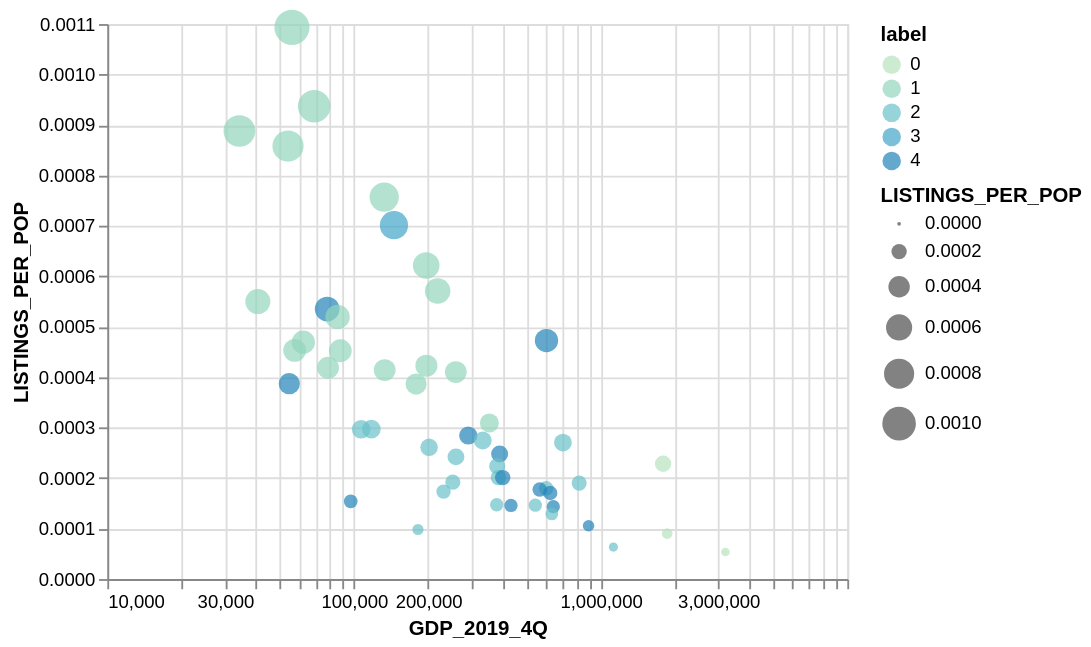

The Vega-Lite source for this figure:
### Vega-Lite specification from a JSON file in a GitHub repository (floating-point values rounded to 4 significant figures)
{"config": {"view": {"continuousWidth": 400, "continuousHeight": 300}}, "data": {"name": "data-5881c60b0b3ca8acecbd22a5e058426a"}, "mark": "circle", "encoding": {"color": {"type": "nominal", "field": "label", "scale": {"scheme": "greenblue"}}, "size": {"type": "quantitative", "field": "LISTINGS_PER_POP"}, "x": {"type": "quantitative", "field": "GDP_2019_4Q", "scale": {"type": "log"}}, "y": {"type": "quantitative", "field": "LISTINGS_PER_POP", "scale": {"zero": false}}}, "$schema": "https://vega.github.io/schema/vega-lite/v4.8.1.json", "datasets": {"data-5881c60b0b3ca8acecbd22a5e058426a": [{"NAME": "CONNECTICUT", "GDP_2019_4Q": 290703, "NPS_count": 1019, "LISTINGS_PER_POP": 0.0002845, "POPULATION": 3581504, "white_per": 78.92, "unemployed_per": 4.305, "edu_WithDegree_per": 43.97, "BelowPoverty_per": 8.529, "Above150_inc_per": 23.24, "label": 4}, {"NAME": "MAINE", "GDP_2019_4Q": 68985, "NPS_count": 1249, "LISTINGS_PER_POP": 0.0009371, "POPULATION": 1332813, "white_per": 96.56, "unemployed_per": 2.903, "edu_WithDegree_per": 38.22, "BelowPoverty_per": 11.43, "Above150_inc_per": 8.822, "label": 1}, {"NAME": "MASSACHUSETTS", "GDP_2019_4Q": 603210, "NPS_count": 3229, "LISTINGS_PER_POP": 0.0004728, "POPULATION": 6830193, "white_per": 81.25, "unemployed_per": 3.62, "edu_WithDegree_per": 47.59, "BelowPoverty_per": 9.106, "Above150_inc_per": 22.88, "label": 4}, {"NAME": "NEW HAMPSHIRE", "GDP_2019_4Q": 88015, "NPS_count": 608, "LISTINGS_PER_POP": 0.0004525, "POPULATION": 1343622, "white_per": 94.97, "unemployed_per": 2.726, "edu_WithDegree_per": 42.99, "BelowPoverty_per": 7.092, "Above150_inc_per": 17.0, "label": 1}, {"NAME": "RHODE ISLAND", "GDP_2019_4Q": 62335, "NPS_count": 496, "LISTINGS_PER_POP": 0.0004694, "POPULATION": 1056611, "white_per": 83.23, "unemployed_per": 3.948, "edu_WithDegree_per": 39.19, "BelowPoverty_per": 11.03, "Above150_inc_per": 14.99, "label": 1}, {"NAME": "VERMONT", "GDP_2019_4Q": 34320, "NPS_count": 555, "LISTINGS_PER_POP": 0.000888, "POPULATION": 624977, "white_per": 96.15, "unemployed_per": 2.66, "edu_WithDegree_per": 41.82, "BelowPoverty_per": 10.38, "Above150_inc_per": 10.15, "label": 1}, {"NAME": "DELAWARE", "GDP_2019_4Q": 77879, "NPS_count": 508, "LISTINGS_PER_POP": 0.000535, "POPULATION": 949495, "white_per": 71.25, "unemployed_per": 3.702, "edu_WithDegree_per": 36.36, "BelowPoverty_per": 9.93, "Above150_inc_per": 14.84, "label": 4}, {"NAME": "DISTRICT OF COLUMBIA", "GDP_2019_4Q": 145278, "NPS_count": 480, "LISTINGS_PER_POP": 0.0007012, "POPULATION": 684498, "white_per": 43.25, "unemployed_per": 5.124, "edu_WithDegree_per": 56.2, "BelowPoverty_per": 14.89, "Above150_inc_per": 43.21, "label": 3}, {"NAME": "MARYLAND", "GDP_2019_4Q": 432998, "NPS_count": 876, "LISTINGS_PER_POP": 0.0001459, "POPULATION": 6003435, "white_per": 58.85, "unemployed_per": 3.765, "edu_WithDegree_per": 43.77, "BelowPoverty_per": 8.175, "Above150_inc_per": 25.55, "label": 4}, {"NAME": "NEW JERSEY", "GDP_2019_4Q": 642968, "NPS_count": 1274, "LISTINGS_PER_POP": 0.0001434, "POPULATION": 8881845, "white_per": 69.95, "unemployed_per": 3.992, "edu_WithDegree_per": 43.59, "BelowPoverty_per": 8.146, "Above150_inc_per": 24.69, "label": 4}, {"NAME": "NEW YORK", "GDP_2019_4Q": 1791567, "NPS_count": 4481, "LISTINGS_PER_POP": 0.0002284, "POPULATION": 19618453, "white_per": 66.13, "unemployed_per": 3.778, "edu_WithDegree_per": 43.54, "BelowPoverty_per": 12.0, "Above150_inc_per": 19.97, "label": 0}, {"NAME": "PENNSYLVANIA", "GDP_2019_4Q": 818449, "NPS_count": 2432, "LISTINGS_PER_POP": 0.0001901, "POPULATION": 12791181, "white_per": 82.94, "unemployed_per": 3.64, "edu_WithDegree_per": 36.37, "BelowPoverty_per": 10.95, "Above150_inc_per": 12.76, "label": 2}, {"NAME": "ILLINOIS", "GDP_2019_4Q": 893356, "NPS_count": 1355, "LISTINGS_PER_POP": 0.0001057, "POPULATION": 12821497, "white_per": 73.81, "unemployed_per": 4.271, "edu_WithDegree_per": 40.24, "BelowPoverty_per": 10.98, "Above150_inc_per": 16.18, "label": 4}, {"NAME": "INDIANA", "GDP_2019_4Q": 384872, "NPS_count": 1336, "LISTINGS_PER_POP": 0.0002013, "POPULATION": 6637426, "white_per": 85.83, "unemployed_per": 3.451, "edu_WithDegree_per": 31.9, "BelowPoverty_per": 11.82, "Above150_inc_per": 8.765, "label": 2}, {"NAME": "MICHIGAN", "GDP_2019_4Q": 543489, "NPS_count": 1458, "LISTINGS_PER_POP": 0.0001464, "POPULATION": 9957488, "white_per": 81.08, "unemployed_per": 3.999, "edu_WithDegree_per": 34.83, "BelowPoverty_per": 12.98, "Above150_inc_per": 10.82, "label": 2}, {"NAME": "OHIO", "GDP_2019_4Q": 703369, "NPS_count": 3150, "LISTINGS_PER_POP": 0.0002706, "POPULATION": 11641879, "white_per": 84.07, "unemployed_per": 3.678, "edu_WithDegree_per": 33.43, "BelowPoverty_per": 12.45, "Above150_inc_per": 10.22, "label": 2}, {"NAME": "WISCONSIN", "GDP_2019_4Q": 353935, "NPS_count": 1788, "LISTINGS_PER_POP": 0.0003094, "POPULATION": 5778394, "white_per": 87.75, "unemployed_per": 2.69, "edu_WithDegree_per": 37.57, "BelowPoverty_per": 10.4, "Above150_inc_per": 10.13, "label": 1}, {"NAME": "IOWA", "GDP_2019_4Q": 196247, "NPS_count": 1947, "LISTINGS_PER_POP": 0.0006215, "POPULATION": 3132499, "white_per": 92.22, "unemployed_per": 2.625, "edu_WithDegree_per": 37.22, "BelowPoverty_per": 10.37, "Above150_inc_per": 9.401, "label": 1}, {"NAME": "KANSAS", "GDP_2019_4Q": 178605, "NPS_count": 1124, "LISTINGS_PER_POP": 0.0003864, "POPULATION": 2908776, "white_per": 87.78, "unemployed_per": 2.862, "edu_WithDegree_per": 38.9, "BelowPoverty_per": 10.69, "Above150_inc_per": 10.67, "label": 1}, {"NAME": "MINNESOTA", "GDP_2019_4Q": 389504, "NPS_count": 1370, "LISTINGS_PER_POP": 0.0002479, "POPULATION": 5527358, "white_per": 85.92, "unemployed_per": 2.722, "edu_WithDegree_per": 44.19, "BelowPoverty_per": 8.739, "Above150_inc_per": 15.04, "label": 4}, {"NAME": "MISSOURI", "GDP_2019_4Q": 332660, "NPS_count": 1672, "LISTINGS_PER_POP": 0.0002745, "POPULATION": 6090062, "white_per": 84.58, "unemployed_per": 3.206, "edu_WithDegree_per": 33.8, "BelowPoverty_per": 12.31, "Above150_inc_per": 9.723, "label": 2}, {"NAME": "NEBRASKA", "GDP_2019_4Q": 133201, "NPS_count": 789, "LISTINGS_PER_POP": 0.0004142, "POPULATION": 1904760, "white_per": 89.77, "unemployed_per": 2.464, "edu_WithDegree_per": 39.5, "BelowPoverty_per": 9.781, "Above150_inc_per": 10.08, "label": 1}, {"NAME": "NORTH DAKOTA", "GDP_2019_4Q": 57472, "NPS_count": 341, "LISTINGS_PER_POP": 0.0004533, "POPULATION": 752201, "white_per": 89.37, "unemployed_per": 1.962, "edu_WithDegree_per": 39.64, "BelowPoverty_per": 10.12, "Above150_inc_per": 12.05, "label": 1}, {"NAME": "SOUTH DAKOTA", "GDP_2019_4Q": 56052, "NPS_count": 945, "LISTINGS_PER_POP": 0.001093, "POPULATION": 864289, "white_per": 86.99, "unemployed_per": 2.413, "edu_WithDegree_per": 37.26, "BelowPoverty_per": 11.89, "Above150_inc_per": 8.702, "label": 1}, {"NAME": "ALABAMA", "GDP_2019_4Q": 230750, "NPS_count": 843, "LISTINGS_PER_POP": 0.0001733, "POPULATION": 4864680, "white_per": 69.85, "unemployed_per": 3.797, "edu_WithDegree_per": 30.73, "BelowPoverty_per": 14.93, "Above150_inc_per": 9.751, "label": 2}, {"NAME": "ARKANSAS", "GDP_2019_4Q": 132596, "NPS_count": 2264, "LISTINGS_PER_POP": 0.000757, "POPULATION": 2990671, "white_per": 79.31, "unemployed_per": 3.205, "edu_WithDegree_per": 27.76, "BelowPoverty_per": 15.03, "Above150_inc_per": 7.64, "label": 1}, {"NAME": "FLORIDA", "GDP_2019_4Q": 1126510, "NPS_count": 1307, "LISTINGS_PER_POP": 6.345e-05, "POPULATION": 20598139, "white_per": 77.63, "unemployed_per": 3.679, "edu_WithDegree_per": 37.74, "BelowPoverty_per": 12.08, "Above150_inc_per": 11.27, "label": 2}, {"NAME": "GEORGIA", "GDP_2019_4Q": 634138, "NPS_count": 1327, "LISTINGS_PER_POP": 0.0001289, "POPULATION": 10297484, "white_per": 61.04, "unemployed_per": 3.995, "edu_WithDegree_per": 35.56, "BelowPoverty_per": 13.3, "Above150_inc_per": 14.08, "label": 2}, {"NAME": "KENTUCKY", "GDP_2019_4Q": 218426, "NPS_count": 2535, "LISTINGS_PER_POP": 0.0005709, "POPULATION": 4440204, "white_per": 89.17, "unemployed_per": 3.623, "edu_WithDegree_per": 29.46, "BelowPoverty_per": 15.71, "Above150_inc_per": 7.862, "label": 1}, {"NAME": "LOUISIANA", "GDP_2019_4Q": 259079, "NPS_count": 1129, "LISTINGS_PER_POP": 0.0002421, "POPULATION": 4663616, "white_per": 63.94, "unemployed_per": 4.074, "edu_WithDegree_per": 27.4, "BelowPoverty_per": 16.6, "Above150_inc_per": 11.79, "label": 2}, {"NAME": "MISSISSIPPI", "GDP_2019_4Q": 117642, "NPS_count": 888, "LISTINGS_PER_POP": 0.0002971, "POPULATION": 2988762, "white_per": 59.79, "unemployed_per": 4.682, "edu_WithDegree_per": 29.04, "BelowPoverty_per": 17.92, "Above150_inc_per": 8.422, "label": 2}, {"NAME": "NORTH CAROLINA", "GDP_2019_4Q": 601788, "NPS_count": 1826, "LISTINGS_PER_POP": 0.0001798, "POPULATION": 10155624, "white_per": 71.06, "unemployed_per": 3.848, "edu_WithDegree_per": 37.53, "BelowPoverty_per": 12.81, "Above150_inc_per": 11.36, "label": 2}, {"NAME": "SOUTH CAROLINA", "GDP_2019_4Q": 251665, "NPS_count": 952, "LISTINGS_PER_POP": 0.0001921, "POPULATION": 4955925, "white_per": 69.17, "unemployed_per": 3.845, "edu_WithDegree_per": 34.35, "BelowPoverty_per": 13.41, "Above150_inc_per": 10.47, "label": 2}, {"NAME": "TENNESSEE", "GDP_2019_4Q": 380823, "NPS_count": 1486, "LISTINGS_PER_POP": 0.0002234, "POPULATION": 6651089, "white_per": 79.62, "unemployed_per": 3.599, "edu_WithDegree_per": 31.56, "BelowPoverty_per": 13.63, "Above150_inc_per": 9.507, "label": 2}, {"NAME": "VIRGINIA", "GDP_2019_4Q": 566529, "NPS_count": 1492, "LISTINGS_PER_POP": 0.0001773, "POPULATION": 8413774, "white_per": 71.16, "unemployed_per": 3.222, "edu_WithDegree_per": 42.68, "BelowPoverty_per": 9.536, "Above150_inc_per": 20.06, "label": 4}, {"NAME": "WEST VIRGINIA", "GDP_2019_4Q": 78480, "NPS_count": 766, "LISTINGS_PER_POP": 0.0004188, "POPULATION": 1829054, "white_per": 94.83, "unemployed_per": 3.585, "edu_WithDegree_per": 25.48, "BelowPoverty_per": 15.98, "Above150_inc_per": 5.931, "label": 1}, {"NAME": "ARIZONA", "GDP_2019_4Q": 379019, "NPS_count": 1023, "LISTINGS_PER_POP": 0.0001473, "POPULATION": 6946685, "white_per": 80.34, "unemployed_per": 3.823, "edu_WithDegree_per": 35.81, "BelowPoverty_per": 12.6, "Above150_inc_per": 11.28, "label": 2}, {"NAME": "NEW MEXICO", "GDP_2019_4Q": 106914, "NPS_count": 621, "LISTINGS_PER_POP": 0.0002968, "POPULATION": 2092434, "white_per": 77.12, "unemployed_per": 4.129, "edu_WithDegree_per": 33.53, "BelowPoverty_per": 16.64, "Above150_inc_per": 8.847, "label": 2}, {"NAME": "OKLAHOMA", "GDP_2019_4Q": 201604, "NPS_count": 1023, "LISTINGS_PER_POP": 0.0002611, "POPULATION": 3918137, "white_per": 79.49, "unemployed_per": 3.235, "edu_WithDegree_per": 30.84, "BelowPoverty_per": 13.51, "Above150_inc_per": 9.278, "label": 2}, {"NAME": "TEXAS", "GDP_2019_4Q": 1861582, "NPS_count": 2514, "LISTINGS_PER_POP": 9.016e-05, "POPULATION": 27885195, "white_per": 76.56, "unemployed_per": 3.473, "edu_WithDegree_per": 35.13, "BelowPoverty_per": 11.51, "Above150_inc_per": 14.13, "label": 0}, {"NAME": "COLORADO", "GDP_2019_4Q": 400863, "NPS_count": 1112, "LISTINGS_PER_POP": 0.000201, "POPULATION": 5531141, "white_per": 87.35, "unemployed_per": 3.16, "edu_WithDegree_per": 46.14, "BelowPoverty_per": 9.544, "Above150_inc_per": 16.31, "label": 4}, {"NAME": "IDAHO", "GDP_2019_4Q": 85791, "NPS_count": 877, "LISTINGS_PER_POP": 0.0005196, "POPULATION": 1687809, "white_per": 93.07, "unemployed_per": 2.901, "edu_WithDegree_per": 34.14, "BelowPoverty_per": 12.3, "Above150_inc_per": 7.831, "label": 1}, {"NAME": "MONTANA", "GDP_2019_4Q": 54035, "NPS_count": 894, "LISTINGS_PER_POP": 0.0008582, "POPULATION": 1041732, "white_per": 91.53, "unemployed_per": 2.674, "edu_WithDegree_per": 36.8, "BelowPoverty_per": 12.83, "Above150_inc_per": 8.61, "label": 1}, {"NAME": "UTAH", "GDP_2019_4Q": 196639, "NPS_count": 1288, "LISTINGS_PER_POP": 0.0004229, "POPULATION": 3045350, "white_per": 89.1, "unemployed_per": 2.651, "edu_WithDegree_per": 39.58, "BelowPoverty_per": 9.115, "Above150_inc_per": 12.64, "label": 1}, {"NAME": "WYOMING", "GDP_2019_4Q": 40764, "NPS_count": 320, "LISTINGS_PER_POP": 0.00055, "POPULATION": 581836, "white_per": 93.98, "unemployed_per": 2.982, "edu_WithDegree_per": 35.32, "BelowPoverty_per": 10.23, "Above150_inc_per": 9.985, "label": 1}, {"NAME": "ALASKA", "GDP_2019_4Q": 54675, "NPS_count": 286, "LISTINGS_PER_POP": 0.0003873, "POPULATION": 738516, "white_per": 72.39, "unemployed_per": 4.911, "edu_WithDegree_per": 34.16, "BelowPoverty_per": 9.202, "Above150_inc_per": 19.76, "label": 4}, {"NAME": "CALIFORNIA", "GDP_2019_4Q": 3205000, "NPS_count": 2100, "LISTINGS_PER_POP": 5.364e-05, "POPULATION": 39148760, "white_per": 64.1, "unemployed_per": 4.248, "edu_WithDegree_per": 40.43, "BelowPoverty_per": 11.1, "Above150_inc_per": 20.48, "label": 0}, {"NAME": "HAWAII", "GDP_2019_4Q": 97001, "NPS_count": 219, "LISTINGS_PER_POP": 0.000154, "POPULATION": 1422029, "white_per": 43.06, "unemployed_per": 2.792, "edu_WithDegree_per": 40.94, "BelowPoverty_per": 8.571, "Above150_inc_per": 19.84, "label": 4}, {"NAME": "NEVADA", "GDP_2019_4Q": 181752, "NPS_count": 287, "LISTINGS_PER_POP": 9.819e-05, "POPULATION": 2922849, "white_per": 70.1, "unemployed_per": 4.38, "edu_WithDegree_per": 31.77, "BelowPoverty_per": 11.11, "Above150_inc_per": 11.32, "label": 2}, {"NAME": "OREGON", "GDP_2019_4Q": 258693, "NPS_count": 1675, "LISTINGS_PER_POP": 0.0004103, "POPULATION": 4081943, "white_per": 88.8, "unemployed_per": 3.727, "edu_WithDegree_per": 39.48, "BelowPoverty_per": 12.46, "Above150_inc_per": 11.51, "label": 1}, {"NAME": "WASHINGTON", "GDP_2019_4Q": 624861, "NPS_count": 1244, "LISTINGS_PER_POP": 0.0001705, "POPULATION": 7294336, "white_per": 81.12, "unemployed_per": 3.394, "edu_WithDegree_per": 42.76, "BelowPoverty_per": 9.962, "Above150_inc_per": 16.28, "label": 4}]}}
